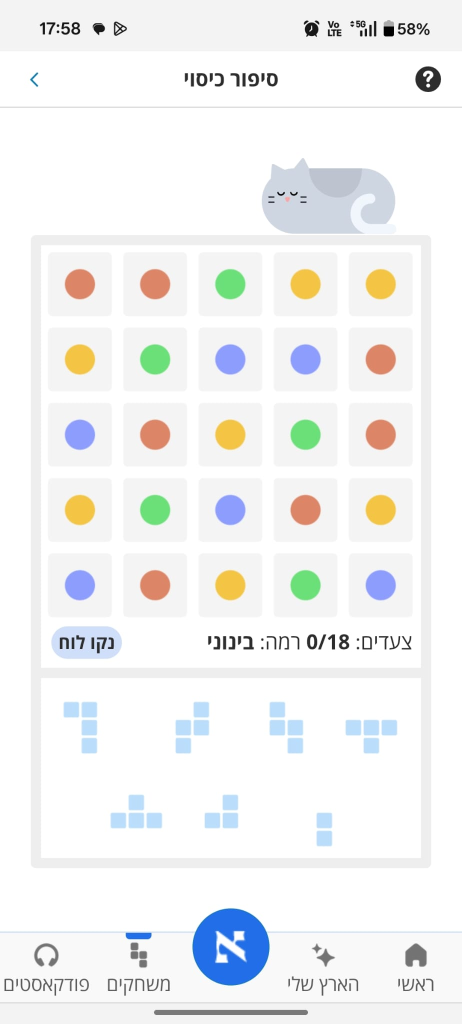
#> input picture cover_story_1.jpeg, 924 x 2048 px (shown at 1/2 size); its folder holds only this picture in this run
$ python test_regression.py cover_story_1.jpeg
#> lines starting #> are read from the running program, lines starting #| are printed output that depends on the picture; after the words box and inside, x2 and y2 are one past the last pixel; in counts of white or black regions, pixels touching at a corner belong together
#> (reads regression_data.json from the repository)
#> in process_screenshot, img is the input picture: shape (2048, 924, 3); mean B, G, R 243.1, 243, 242
### cv_engine.py
import cv2
import numpy as np
from sklearn.cluster import KMeans  # type: ignore
from typing import List, Tuple, Optional


class CVEngine:
    def __init__(self):
        pass

    def detect_grid(
        self, img: np.ndarray
    ) -> Tuple[Optional[np.ndarray], Optional[Tuple[int, int, int, int]]]:
        """
        Detects the 5x5 board in the screenshot by finding the centers of colored circles.
        Returns the cropped board image and its (x, y, w, h) coordinates.
        """
        gray = cv2.cvtColor(img, cv2.COLOR_BGR2GRAY)
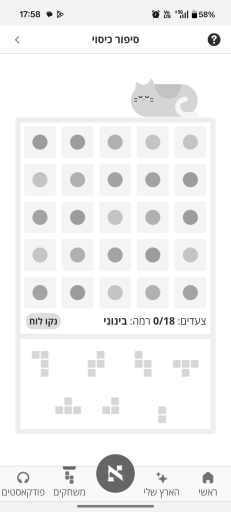
#> gray: shape (2048, 924) (shown at 1/4 size); min 0, max 255, mean 242.7
        blur = cv2.GaussianBlur(gray, (7, 7), 0)
        thresh = cv2.adaptiveThreshold(
            blur, 255, cv2.ADAPTIVE_THRESH_GAUSSIAN_C, cv2.THRESH_BINARY_INV, 11, 2
        )
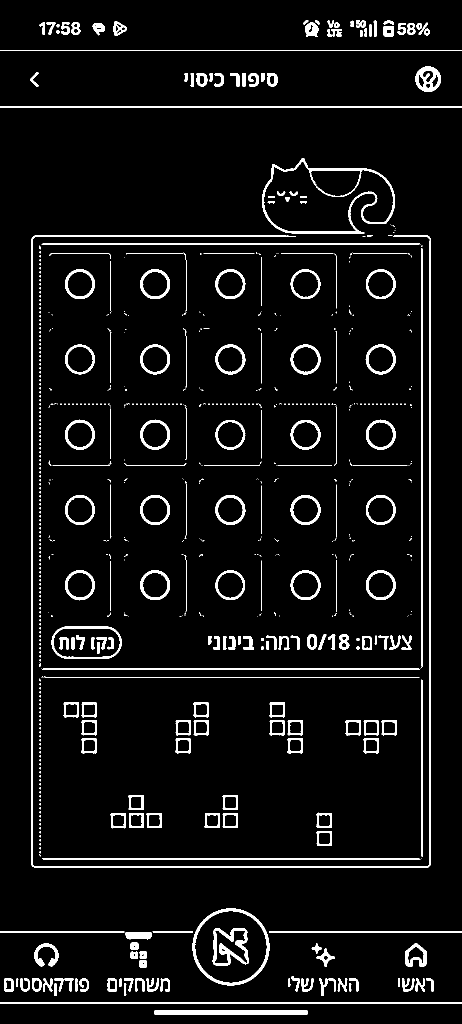
#> thresh: shape (2048, 924) (shown at 1/2 size); 5.3% white; 707 white regions (493 under 20 px), largest, box (x1, y1, x2, y2) and area: (62, 471, 862, 1736) 7841, (524, 316, 790, 468) 3895, (308, 2020, 616, 2030) 3065

        # Join gaps in circle outlines
        kernel = np.ones((5, 5), np.uint8)
        thresh = cv2.morphologyEx(thresh, cv2.MORPH_CLOSE, kernel, iterations=2)
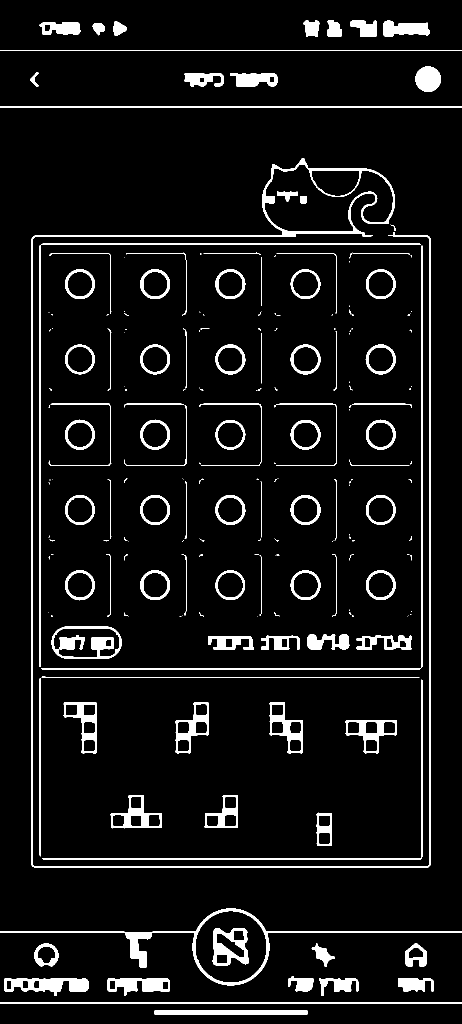
#> thresh: shape (2048, 924) (shown at 1/2 size); 6.4% white; 216 white regions (109 under 20 px)
        cv2.imwrite("thresh_debug.jpg", thresh)

        contours, _ = cv2.findContours(
            thresh, cv2.RETR_EXTERNAL, cv2.CHAIN_APPROX_SIMPLE
        )
#> contours = 212 contours, 139 with area under 20; largest, box (x1, y1, x2, y2) and area: (62, 316, 862, 1736) 32980, (0, 1817, 924, 1971) 21569, (103, 1253, 244, 1317) 7954, (691, 1440, 794, 1507) 4030, (539, 1404, 606, 1507) 4026
        height, width = img.shape[:2]
#> (the rest of the program and of its run is left out)
